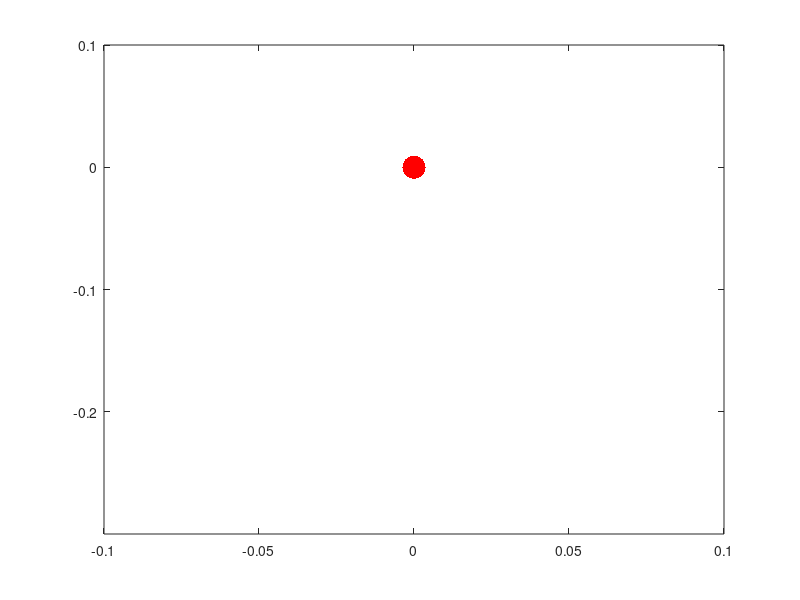

MATLAB code for this plot: (Note: this script raises an error after producing the figure.)
clc;
clear;
clear global;
global A B G C n m;

load("Sensorimotor_mimic_VF.mat");
% G{1} = G{1}/tau;
% G{2} = G{2}/tau;
% K0 = [289.93 79.02 95.11 -17.78 2.56 -0.55;
% -243.53 376.30 -6.49 135.07 -0.55 2.86];
% K0 = [293.88 79.91 95.92 -17.92 2.59 -0.56;
%     -248.62 381.36 -7.17 136.41 -0.56 2.89];
% K0 = Kstar;
K_yu = [289.93 79.02 95.11 -17.78 2.56 -0.55;
    -243.53 376.3 -6.49 135.07 -0.55 2.86];

[n, m] = size(B);

q = length(G);
dt = 0.0001;
N = 12000;
t = dt*[0:N-1];
color = ['ymcbgk'];

fig1 = figure;
plot(0, 0, '.r', 'MarkerSize',50); hold on;
axis([-0.1 0.1 -0.3 0.1]);
fig2 = figure;
for j=1:6
    
    % check stability
    Mat_stab = stochastic_sys_mat(K_hat(:,:,j));
    if ~all(eig(Mat_stab)<0)
        disp("Instability");
    end
    
    rv1 = randn(q,N);
    x0 = [0 -0.25 0 0 0 0]';
    x = x0;
    for i=1:N-1
        u = -K_hat(:,:,j)*x(:,end);
        dx = (A*x(:,end)+B*u)*dt +...
            B*(G{1}*u*rv1(1,i)+G{2}*u*rv1(2,i))*sqrt(dt);
        x = [x, x(:,end)+dx];
    end
    figure(fig1);
    lg(j) = plot(x(1,:),x(2,:),color(j),'LineWidth',1);hold on;
    figure(fig2);
    subplot(2,2,1);
    plot(t,x(3,:),'b');hold on;
    title('X-velocity');
    xlim([0,0.6]);
    subplot(2,2,2);
    plot(t,x(4,:),'b');hold on;
    title('Y-velocity');
    xlim([0,0.6]);
    subplot(2,2,3);
    plot(t,x(5,:),'b');hold on;
    title('X-accelaration');
    xlim([0,0.6]);
    subplot(2,2,4);
    plot(t,x(6,:),'b');hold on;
    title('Y-accelaration');
    xlim([0,0.6]);
end
legend(lg,'Trial 1','Trial 2','Trial 3','Trial 4','Trial 5','Trial 6');

% figure(4);
% for j=1:6
%     subplot(2,2,1);
%     plot(t,x(3,:));
% end

figure;
plot(0, 0, '.r', 'MarkerSize',50); hold on;
axis([-0.1 0.1 -0.3 0.1]);
dt = 0.0001;
for j=1:6
    
    rv1 = randn(q,N);
    x0 = [0 -0.25 0 0 0 0]';
    x = x0;
    for i=1:N-1
        u = -K_hat(:,:,end-j+1)*x(:,end);
%         u = -K_yu*x(:,end);
%         u = -Kstar*x(:,end);
        dx = (A*x(:,end)+B*u)*dt +...
            B*(G{1}*u*rv1(1,i)+G{2}*u*rv1(2,i))*sqrt(dt);
        x = [x, x(:,end)+dx];
    end
    lg(j) = plot(x(1,:),x(2,:),'b','LineWidth',1);hold on;
end
% legend(lg);

% After effects
figure;
% load('Model_NF');
K_NF = load('Kstar_approx_NF.mat');
K_NF = K_NF.Kstar_approx;
% Kstar = place(A,B,[1,-1,-2,-3,-4,-5]);
% Kstar = 100*Kstar;
plot(0, 0, '.r', 'MarkerSize',50); hold on;
% axis([-0.1 0.1 -0.3 0.1]);
axis([-0.05 0.05 -0.3 0.1]);
line([-0.025,-0.025],[-0.2,0.01],'color','k','LineWidth',1);
line([0.025,0.025],[-0.2,0.01],'color','k','LineWidth',1);
for j=1:6
    rv1 = randn(q,N);
    x0 = [0 -0.25 0 0 0 0]';
    x = x0;
    for i=1:N-1
%         u = -K_hat(:,:,end)*x(:,end);
        u = -K_NF*x(:,end);
        dx = (A*x(:,end)+B*u)*dt +...
            B*(G{1}*u*rv1(1,i)+G{2}*u*rv1(2,i))*sqrt(dt);
        xnext = x(:,end)+dx;
        if abs(xnext(1))>0.025 || xnext(2)>0.01
            break;
        else
            x = [x, xnext];
        end
    end
    lg(j) = plot(x(1,:),x(2,:),'b','LineWidth',1);hold on;
end
% legend(lg);
